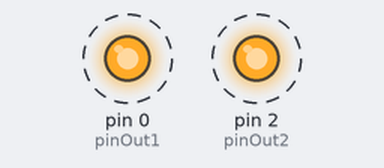
Recording of a sketch running on a simulated Arduino Uno, built with avr-gcc and run on an emulated ATmega328P. Parts: output pins drawn as LEDs (lit = HIGH). Dashed ring = blinking.

Above: at 0.5 s.
Timing chart, 0 to 4.6 s (numbered marks = the images above):
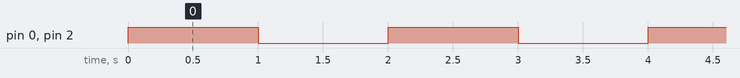

The sketch:

gpioTest.ino
```cpp
//esp01 GPIO test
const int pinOut1 = 0;
const int pinOut2 = 2;


void setup() {
  pinMode(pinOut1,OUTPUT);
  pinMode(pinOut2,OUTPUT);

}

void loop() {

  digitalWrite(pinOut1,1);
  digitalWrite(pinOut2,2);
  delay(1000);
   digitalWrite(pinOut1,0);
  digitalWrite(pinOut2,0);
  delay(1000);

}
```

Measured:
- by itself, pin 0 (pinOut1), pin 2 (pinOut2): alternates HIGH for 1.0 s and LOW for 1.0 s
